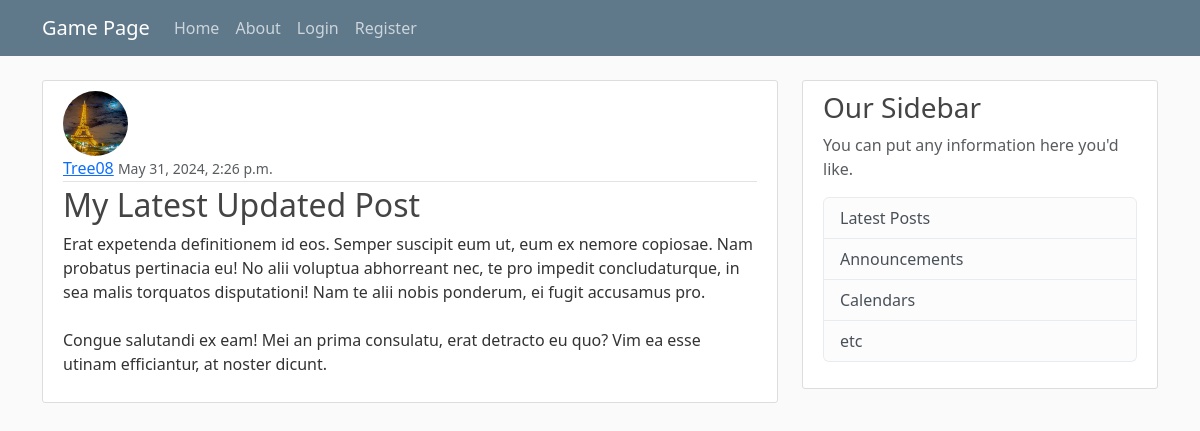
/game-page/post/29/, run on the app's committed database.
### game_page/models.py (models this page shows, shortened)
class Post(models.Model):
    title = models.CharField(max_length=100)
    content = models.TextField()
    date_posted = models.DateTimeField(default=timezone.now)
    author = models.ForeignKey(User, on_delete=models.CASCADE) #delete all post if user is deleted

### users/models.py (models this page shows, shortened)
class Profile(models.Model):
    user = models.OneToOneField(User, on_delete=models.CASCADE)
    image = models.ImageField(default='/profile_pics/default.png', upload_to='profile_pics')

### game_page/views.py (the view)
# urls.py: path('post/<int:pk>/', PostDetailView.as_view(), name='post-detail'),
class PostDetailView(DetailView):
    model = Post

### game_page/templates/game_page/post_detail.html (shortened to what this page needs)
{% extends "game_page/base.html" %}
{% block content %}
    <article class="media content-section">
      <img class="rounded-circle article-img" src="{{ object.author.profile.image.url }}">
      <div class="media-body">
        <div class="article-metadata">
          <a class="mr-2" href="{% url 'user-posts' object.author.username %}">{{ object.author }}</a>
          <small class="text-muted">{{ object.date_posted}}</small>
        </div>
          <h2 class="article-title">{{ object.title }}</h2>
          <p class="article-content">{{ object.content }}</p>
        </div>
    </article>
{% endblock content %}

### game_page/static/game_page/main.css (style rules this page uses)
body { background: #fafafa; color: #333333; margin-top: 5rem; }
h1, h2, h3, h4, h5, h6 { color: #444444; }
.content-section { background: #ffffff; padding: 10px 20px; border: 1px solid #dddddd; border-radius: 3px; margin-bottom: 20px; }
.article-title { color: #444444; }
.article-content { white-space: pre-line; }
.article-img { height: 65px; width: 65px; margin-right: 16px; }
.article-metadata { padding-bottom: 1px; margin-bottom: 4px; border-bottom: 1px solid #e3e3e3 }

### data on the page
Post: author.profile.image (picture), author "Tree08", date_posted "May 31, 2024, 2:26 p.m.", title "My Latest Updated Post", content "Erat expetenda definitionem id eos. Semper suscipit eum ut, eum ex nemore copiosae. Nam probatus pertinacia eu! No alii voluptua abhorreant nec, te pro impedit concludaturque, in sea malis torquatos disputationi! Nam te alii nobis ponderum, ei fugit accusamus pro. Congue salutandi ex eam! Mei an prima consulatu, erat detracto eu quo? Vim ea esse utinam efficiantur, at noster dicunt."
